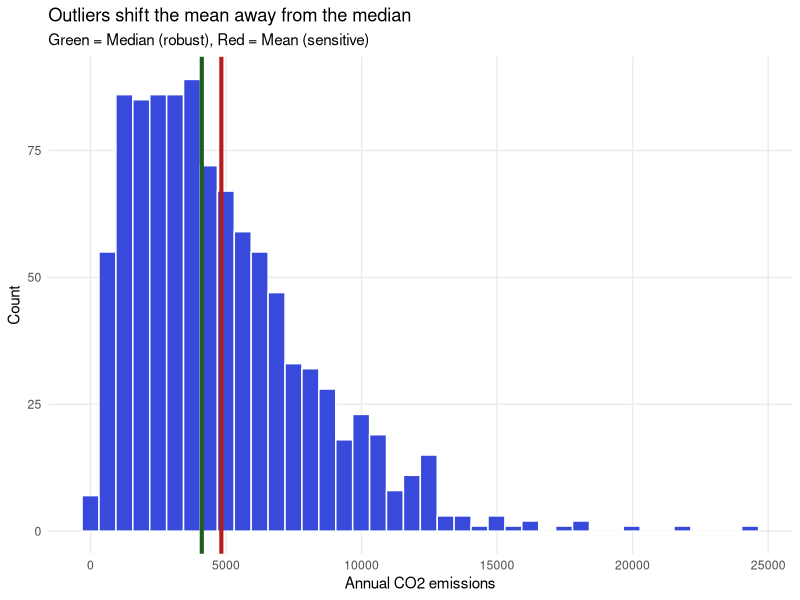
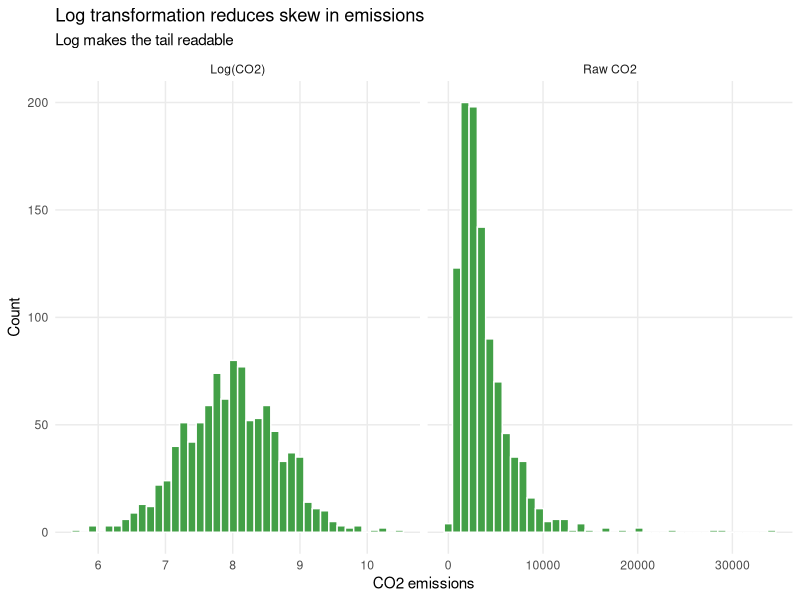
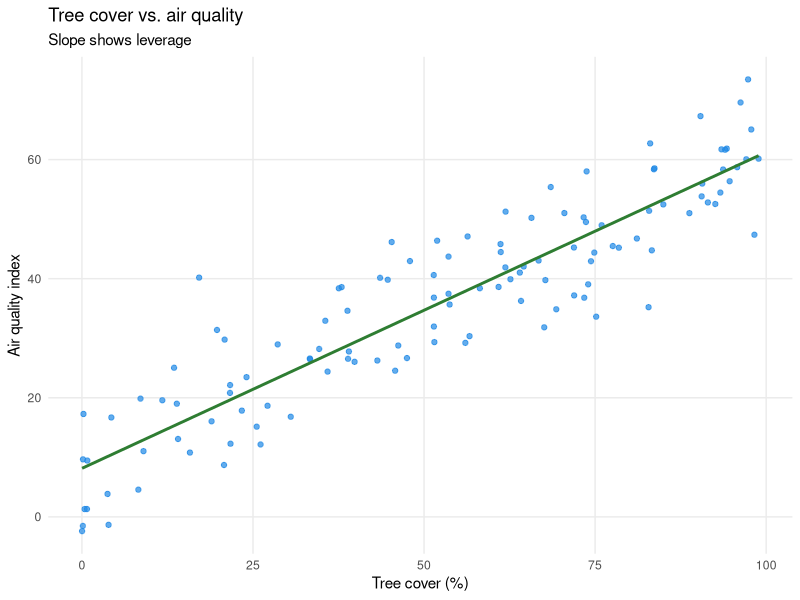
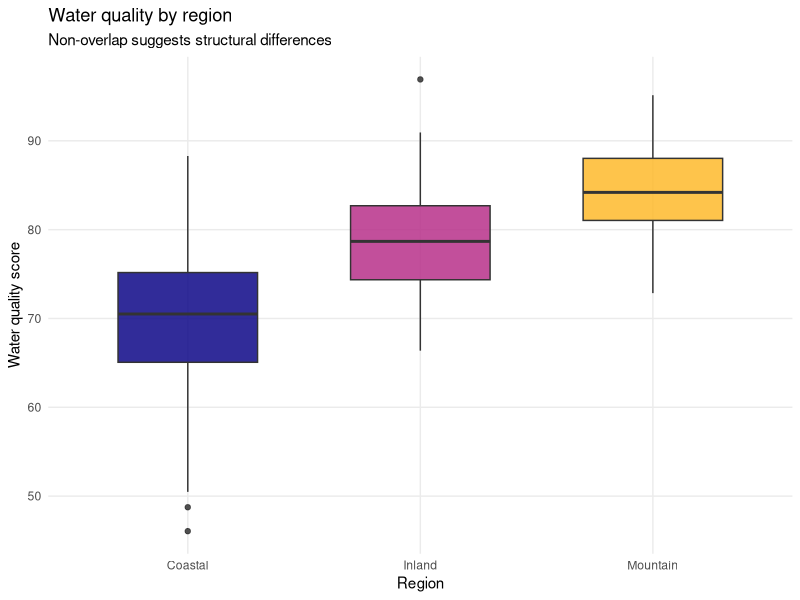
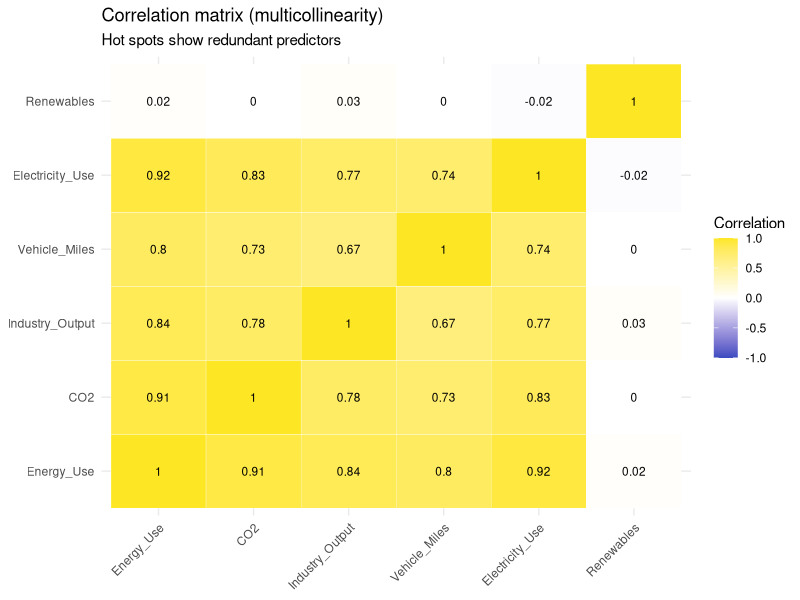
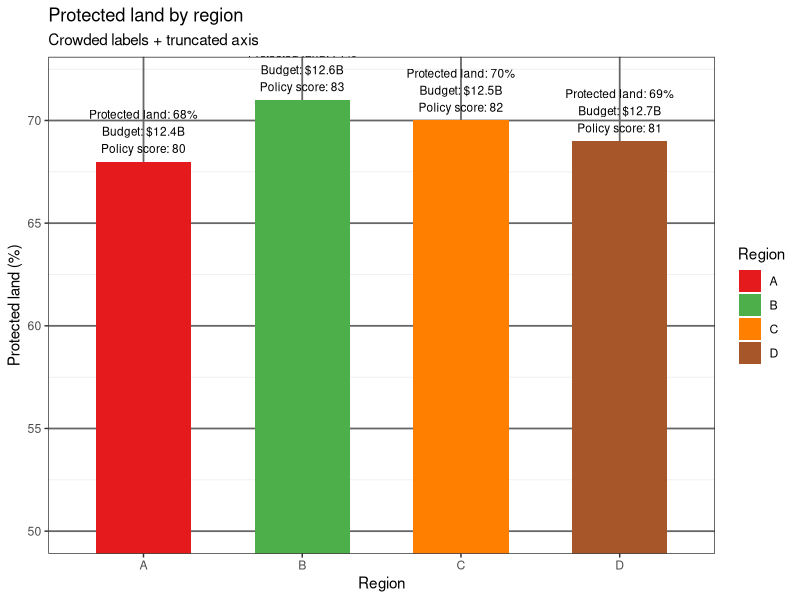
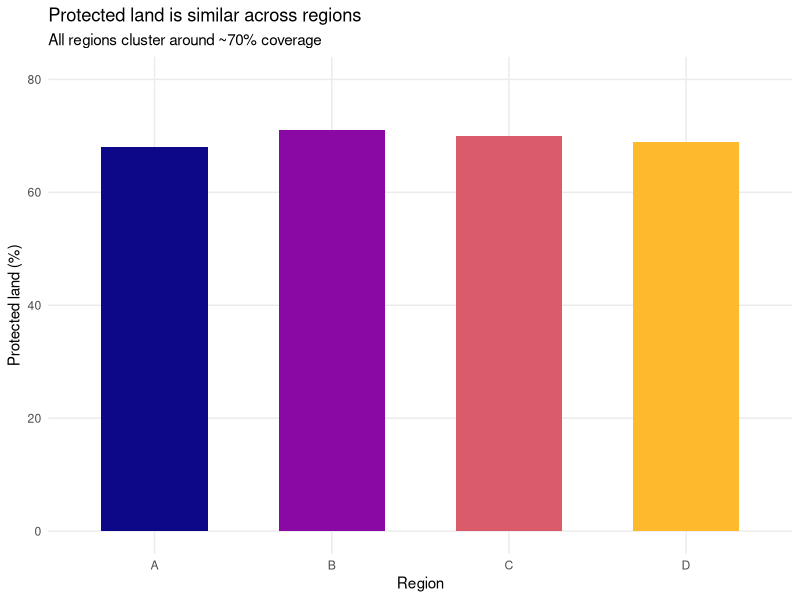

The R source for these figures, in order:
## ---- chunk 1
library(ggplot2)
set.seed(42)
df <- data.frame(emissions = rgamma(1000, shape = 2, scale = 2500))

mu <- mean(df$emissions, na.rm = TRUE)
med <- median(df$emissions, na.rm = TRUE)

ggplot(df, aes(x = emissions)) +
  geom_histogram(bins = 40, fill = "#374adbff", color = "white") +
  geom_vline(xintercept = mu, color = "#B71C1C", linewidth = 1.4) +
  geom_vline(xintercept = med, color = "#1B5E20", linewidth = 1.4) +
  labs(
    title = "Outliers shift the mean away from the median",
    subtitle = "Green = Median (robust), Red = Mean (sensitive)",
    x = "Annual CO2 emissions",
    y = "Count"
  ) +
  theme_minimal() +
  theme(panel.grid.minor = element_blank())
## ---- chunk 2
set.seed(42)
df <- data.frame(emissions = rlnorm(1000, meanlog = 8, sdlog = 0.7))

df_long <- data.frame(
  value = c(df$emissions, log(df$emissions)),
  scale = rep(c("Raw CO2", "Log(CO2)"), each = nrow(df))
)

ggplot(df_long, aes(x = value)) +
  geom_histogram(bins = 40, fill = "#43A047", color = "white") +
  facet_wrap(~ scale, scales = "free_x") +
  labs(
    title = "Log transformation reduces skew in emissions",
    subtitle = "Log makes the tail readable",
    x = "CO2 emissions",
    y = "Count"
  ) +
  theme_minimal() +
  theme(panel.grid.minor = element_blank())
## ---- chunk 3
set.seed(42)
df <- data.frame(
  TreeCover = runif(120, 0, 100)
)
df$AirQuality <- 0.5 * df$TreeCover + 10 + rnorm(120, 0, 8)

ggplot(df, aes(x = TreeCover, y = AirQuality)) +
  geom_point(alpha = 0.7, color = "#1E88E5") +
  geom_smooth(method = "lm", se = FALSE, color = "#2E7D32", linewidth = 1) +
  labs(
    title = "Tree cover vs. air quality",
    subtitle = "Slope shows leverage",
    x = "Tree cover (%)",
    y = "Air quality index"
  ) +
  theme_minimal() +
  theme(panel.grid.minor = element_blank())
## ---- chunk 4
set.seed(42)
df <- data.frame(
  Region = rep(c("Coastal", "Inland", "Mountain"), each = 60),
  WaterQuality = c(
    rnorm(60, mean = 70, sd = 8),
    rnorm(60, mean = 78, sd = 7),
    rnorm(60, mean = 85, sd = 6)
  )
)

ggplot(df, aes(x = Region, y = WaterQuality, fill = Region)) +
  geom_boxplot(width = 0.6, alpha = 0.85) +
  scale_fill_viridis_d(option = "C", end = 0.85) +
  labs(
    title = "Water quality by region",
    subtitle = "Non-overlap suggests structural differences",
    x = "Region",
    y = "Water quality score"
  ) +
  theme_minimal() +
  theme(legend.position = "none", panel.grid.minor = element_blank())
## ---- chunk 5
set.seed(42)
df <- data.frame(
  Energy_Use = rnorm(200, mean = 100, sd = 15)
)
# Create strongly related predictors
df$CO2 <- 0.9 * df$Energy_Use + rnorm(200, 0, 6)
df$Industry_Output <- 0.8 * df$Energy_Use + rnorm(200, 0, 7)
df$Vehicle_Miles <- 0.7 * df$Energy_Use + rnorm(200, 0, 8)
df$Electricity_Use <- 0.85 * df$Energy_Use + rnorm(200, 0, 5)
df$Renewables <- rnorm(200, mean = 30, sd = 8)

cor_mat <- round(cor(df), 2)
cor_long <- as.data.frame(as.table(cor_mat))

colnames(cor_long) <- c("Var1", "Var2", "Correlation")

ggplot(cor_long, aes(Var1, Var2, fill = Correlation)) +
  geom_tile(color = "white") +
  scale_fill_gradient2(
    low = "#3B4CC0", mid = "white", high = "#FDE725",
    midpoint = 0, limits = c(-1, 1)
  ) +
  geom_text(aes(label = Correlation), size = 3) +
  labs(
    title = "Correlation matrix (multicollinearity)",
    subtitle = "Hot spots show redundant predictors"
  ) +
  theme_minimal() +
  theme(
    axis.title = element_blank(),
    axis.text.x = element_text(angle = 45, hjust = 1),
    panel.grid.minor = element_blank()
  )
## ---- chunk 6
df <- data.frame(
  Region = factor(c("A", "B", "C", "D"), levels = c("A", "B", "C", "D")),
  ProtectedLand = c(68, 71, 70, 69),
  Budget = c(12.4, 12.6, 12.5, 12.7)
)

# Distortion: truncated view + cluttered labels + color-blind-unfriendly palette
bad_plot <- ggplot(df, aes(x = Region, y = ProtectedLand, fill = Region)) +
  geom_col(width = 0.6) +
  coord_cartesian(ylim = c(50, 72)) +
  scale_fill_manual(values = c("#E41A1C", "#4DAF4A", "#FF7F00", "#A65628")) +
  geom_text(
    aes(label = paste0(
      "Protected land: ", ProtectedLand, "%\n",
      "Budget: $", Budget, "B\n",
      "Policy score: ", ProtectedLand + 12
    )),
    vjust = -0.2,
    size = 3
  ) +
  labs(
    title = "Protected land by region",
    subtitle = "Crowded labels + truncated axis",
    x = "Region",
    y = "Protected land (%)"
  ) +
  theme_bw() +
  theme(panel.grid.major = element_line(color = "gray40", size = 0.6))

bad_plot
## ---- chunk 7
# Clean scale + accessible palette + clear narrative

good_plot <- ggplot(df, aes(x = Region, y = ProtectedLand, fill = Region)) +
  geom_col(width = 0.6) +
  scale_fill_viridis_d(option = "C", end = 0.85) +
  scale_y_continuous(limits = c(0, 80)) +
  labs(
    title = "Protected land is similar across regions",
    subtitle = "All regions cluster around ~70% coverage",
    x = "Region",
    y = "Protected land (%)"
  ) +
  theme_minimal() +
  theme(legend.position = "none", panel.grid.minor = element_blank())

good_plot
